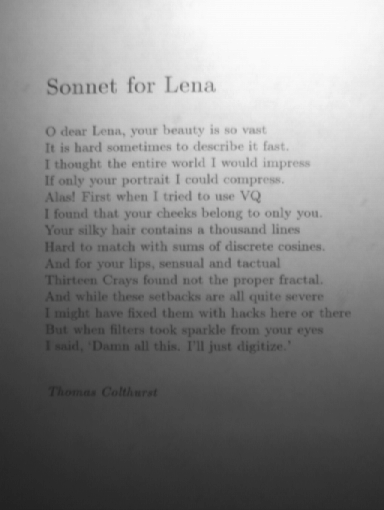
#> input picture Histogram-Equalization/question_3.png, 384 x 510 px
$ jupyter execute Untitled.ipynb
#> lines starting #> are read from the running program, lines starting #| are printed output that depends on the picture
[cell 1]
#Histogram equalization
import cv2
import math
import cmath
import numpy as np
from matplotlib import pyplot as plt


img= cv2.imread('question_3.png')
#> img is the input picture: shape (510, 384, 3); min 33, max 251, mean 133.6
img = cv2.cvtColor(img, cv2.COLOR_BGR2GRAY)
#> img: shape (510, 384)
img_out= img.copy()
row, col = img.shape
#> row = 510; col = 384
def F1(L,n,Pn):
    L = L-1
    Pr = 0
    for i in range(0,n,1):
        Pr += Pn[i]
    return L*Pr

def F2(L,size,pn):
    for x in L:
        pn.append(x/size)

def getGray(rgb):
    return rgb[0]


def setGray(color):
    return [color, color, color]
def exponential(c,f):
    valor= int(c*math.log(1+f,10))
    if(valor > 255):
        return 255
    if(valor<0):
        return 0
    return valor
a = 0
b = 255
c = 50
d = 230
limit = 0;
for y in range(0,col):
    for x in range(0,row):
        valor= img_out[x,y]
        if(valor>=c+((limit*c)/100) and valor<=d-((limit*c)/100) ):
            img_out[x,y] =(valor-c)*(((b-a)/(d-c))+a)
        elif( valor>=0 and valor<c+((limit*c)/100)):
            img_out[x,y]=0
        elif(valor>d-((limit*c)/100) and valor<=b):
            img_out[x,y]=255
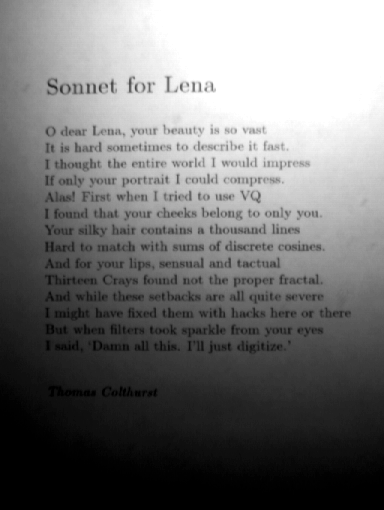
#> img_out: shape (510, 384); min 0, max 255, mean 116.3

cons=100
r = 1.5
for i in range(0,col):
    for j in range(0,row):
        img_out[j,i]=exponential(cons,img[j,i])
#> this loop made 384 passes
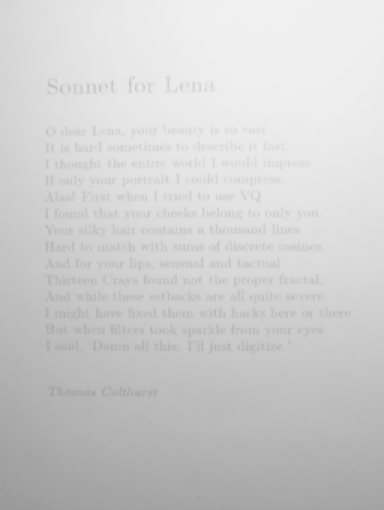
#> img_out: shape (510, 384); min 153, max 240, mean 206.6
plt.axis("on")
L = plt.hist(img.ravel(),256,[0,256])[0]


size = row * c
plt.hist(img.ravel(),256,[0,256])
plt.show()
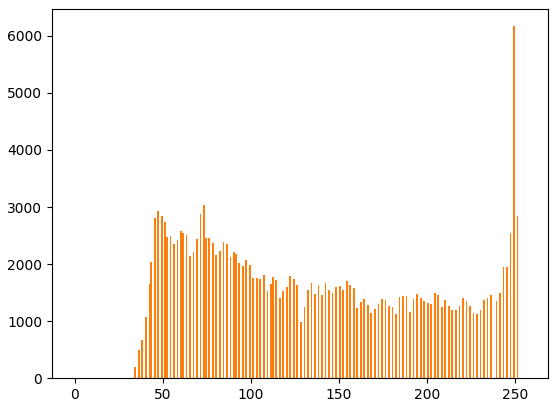
#> figure drawn by matplotlib, 1 panel; tallest bar 6170 high, from x = 249 to 250; tallest bar 6170 high, from x = 249 to 250
cv2.imshow('Coverted Image',img_out)
cv2.waitKey(0)
cv2.destroyAllWindows()

$ run again, with Histogram-Equalization/question_1.png copied over Histogram-Equalization/question_3.png
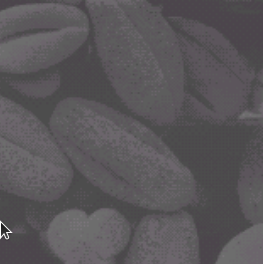
#> input picture Histogram-Equalization/question_1.png, 263 x 264 px
#> img is the input picture: shape (264, 263, 3); mean B, G, R 89.8, 86.6, 89.8
#> img: shape (264, 263)
#> after the loop `for y in range(0,col):`:
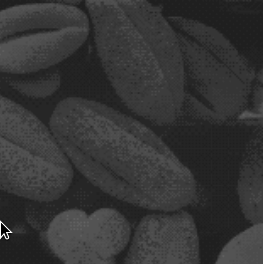
#> img_out: shape (264, 263); min 0, max 255, mean 53.2
#> the loop `for i in range(0,col):` made 263 passes
#> `plt.show()`:
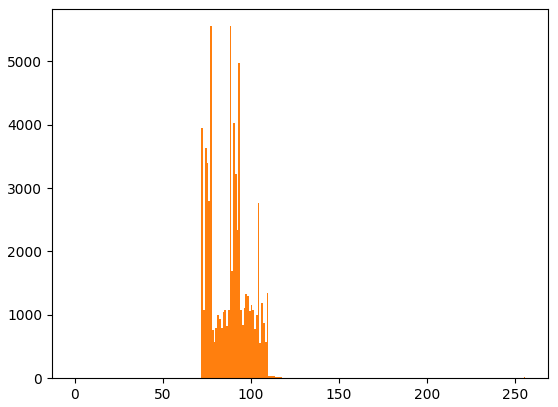
#> figure drawn by matplotlib, 1 panel; tallest bar 5553 high, from x = 77 to 78; tallest bar 5553 high, from x = 77 to 78
